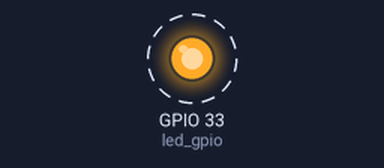
This sketch was run on a simulated ESP32. On the bench: output pins drawn as LEDs (lit = HIGH). Dashed ring = blinking. WiFi joins after 1.5 s; servers stay silent unless stated; what the sketch prints to the serial monitor is not drawn.

Above: at 1.7 s.
Timing chart, 0 to 4.5 s (numbered marks = the images above):
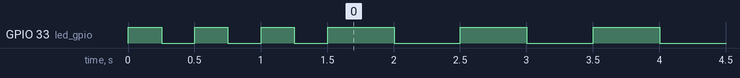

The sketch:

blink-caso-wifi-ok.ino
```cpp
// *** WIFI *** //
#include <WiFi.h>

#define WIFI_SSID "Amor Perfeito Lofts"
#define WIFI_PASSWORD "10061957M"
int status = WL_IDLE_STATUS;

// void conectawifi(){
//     WiFi.begin(WIFI_SSID, WIFI_PASSWORD);
//       Serial.print("Conectando ao WiFi ");
//       Serial.print(WIFI_SSID);

//   while (WiFi.status() != WL_CONNECTED) {// Wait for connection
//     delay(100);
//     Serial.print(".");
//   }
//   Serial.println(" Conectado!");
//   Serial.print("IP address: ");
//   Serial.println(WiFi.localIP());
// }
// *** WIFI *** //

const int ledBlinkIntervalConnecting = 500; // Intervalo de piscar durante a conexão (500 ms)
const int ledBlinkIntervalConnected = 1000; // Intervalo de piscar quando conectado (1000 ms)
const int ledSolidIntervalDisconnected = 0; // Intervalo sólido quando desconectado (0 ms)


const byte led_gpio = 33;

void setup() {
  Serial.begin(115200);
  Serial.println("Hello, ESP32!");
  // conectawifi();
  pinMode(led_gpio, OUTPUT);

    // Conectar-se à rede WiFi
  Serial.println();
  Serial.println("Conectando-se à rede WiFi...");
  WiFi.begin(WIFI_SSID, WIFI_PASSWORD);

  // Aguardar até que a conexão seja bem-sucedida
  while (WiFi.status() != WL_CONNECTED) {
    blinkLed(ledBlinkIntervalConnecting);
  }

  // Mostrar endereço IP após a conexão bem-sucedida
  Serial.println("Conectado à rede WiFi");
  Serial.print("Endereço IP: ");
  Serial.println(WiFi.localIP());

}

void loop() {
  // digitalWrite(led_gpio, HIGH);   // turn the LED on (HIGH is the voltage level)
  // delay(2500);                       // wait for a second
  // digitalWrite(led_gpio, LOW);    // turn the LED off by making the voltage LOW
  // delay(1250);

  if (WiFi.status() != WL_CONNECTED) {
    // Se desconectado, manter o LED aceso
    digitalWrite(led_gpio, HIGH);
    delay(ledSolidIntervalDisconnected);
  } else {
    // Se conectado, piscar o LED lentamente
    blinkLed(ledBlinkIntervalConnected);
  }

}

// Função para fazer o LED piscar com um determinado intervalo
void blinkLed(int interval) {
  digitalWrite(led_gpio, HIGH);
  delay(interval / 2);
  digitalWrite(led_gpio, LOW);
  delay(interval / 2);
}
```

Measured:
- by itself, GPIO 33 (led_gpio): repeats every 0.50 s: HIGH 0.25 s, LOW 0.25 s
